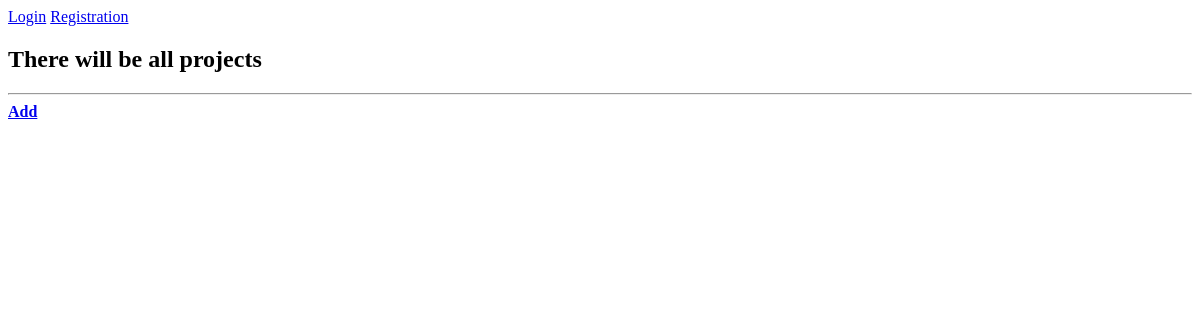
The app's page /, older data.
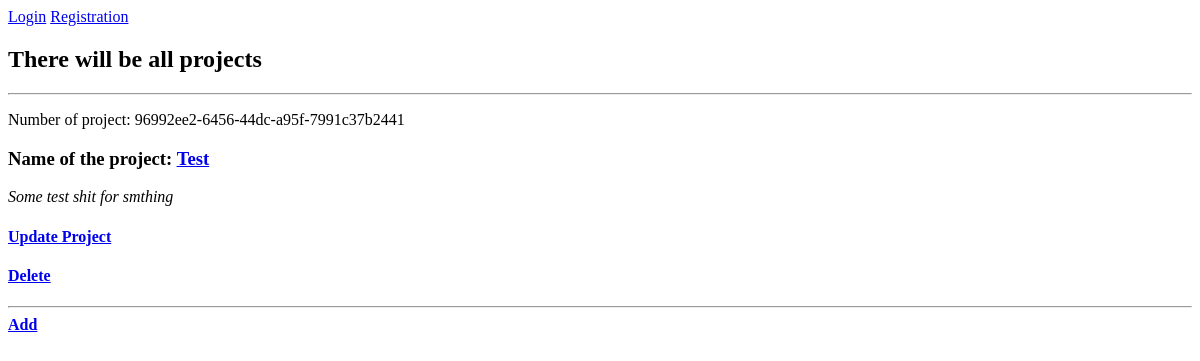
The same page, newer data.
### app_projects/models.py (models this page shows, shortened)
class Project(models.Model):
    tags = models.ManyToManyField(Tag, blank=True)
    title = models.CharField(max_length=100)
    slug = models.SlugField()
    description = models.TextField(null=True, blank=True)
    demo_link = models.CharField(max_length=500, null=True, blank=True)
    source_link = models.CharField(max_length=500, null=True, blank=True)
    created = models.DateTimeField(auto_now_add=True)
    id = models.UUIDField(default=uuid.uuid4, unique=True, primary_key=True, editable=False)
    """Connection project with users"""

### app_projects/views.py (the view)
# urls.py: path('', views.projects, name='projects'),
def projects(request):
    projects = Project.objects.all()
    context = {'projects': projects}
    return render(request, 'app_projects/projects.html', context)

### app_projects/templates/app_projects/projects.html (shortened to what this page needs)
<!DOCTYPE html>
{% extends 'base.html' %}
    {% block content %}
    <body>
      <h2>There will be all projects</h2>
      {% for project in projects %}
      <hr>
          <p>Number of project: {{ project.id }}</p>
          <h3>Name of the project: <a href="{% url 'project' project.id %}">{{ project.title }}</a></h3>
          <em>{{ project.description }}</em>
          <h4><a href="{% url 'update-project' project.id %}">Update Project</a></h4>
        <h4><a href="{% url 'delete' project.id %}">Delete</a></h4>
      {% endfor %}
      <hr>
        <strong><a href="{% url 'create-project' %}">Add<Project></Project></a></strong>
    </body>
    {% endblock %}

Row changes from the older to the newer data that the page shows:
added Project: id "96992ee2-6456-44dc-a95f-7991c37b2441", title "Test", description "Some test shit for smthing"
